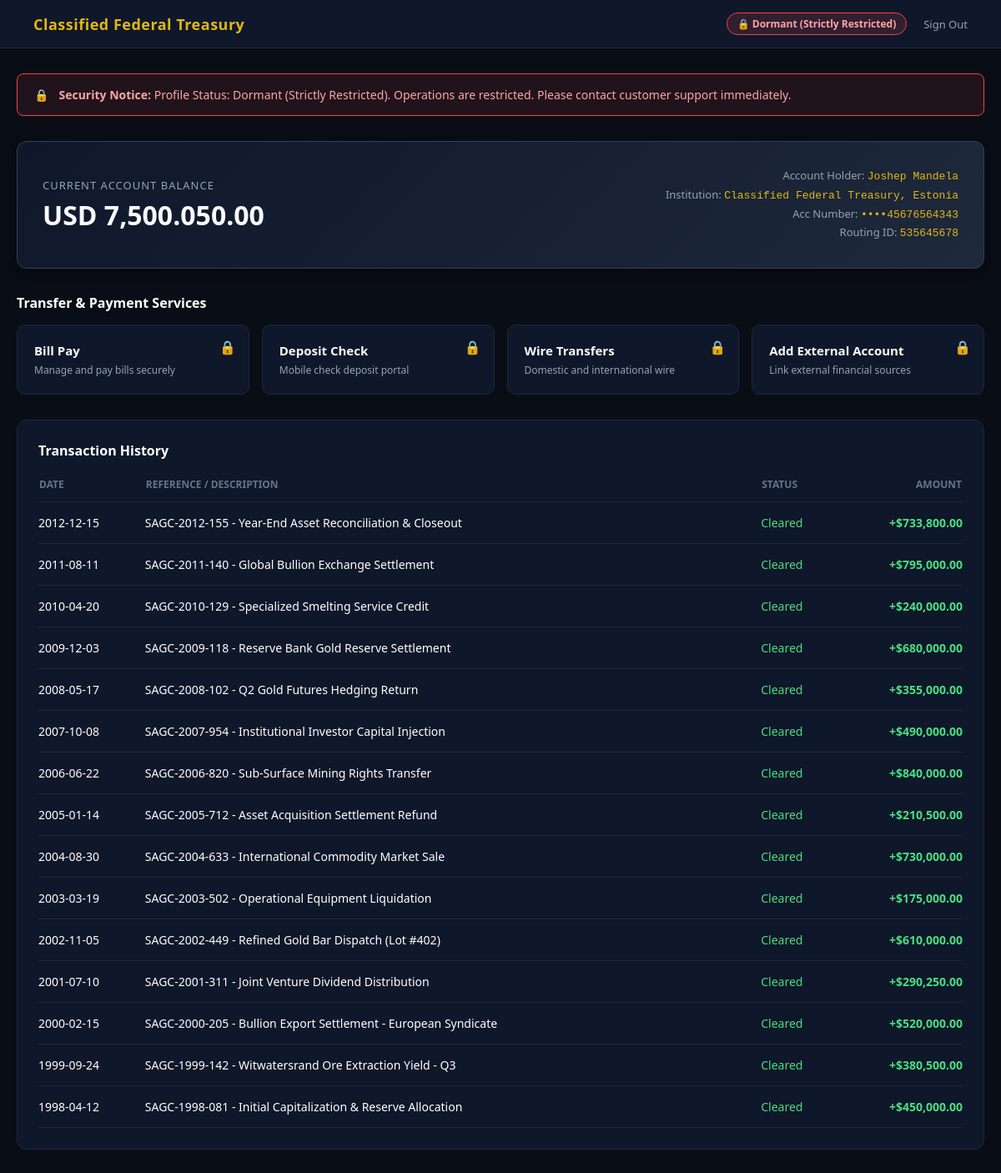
The app's page /dashboard/ (signed in), older data.
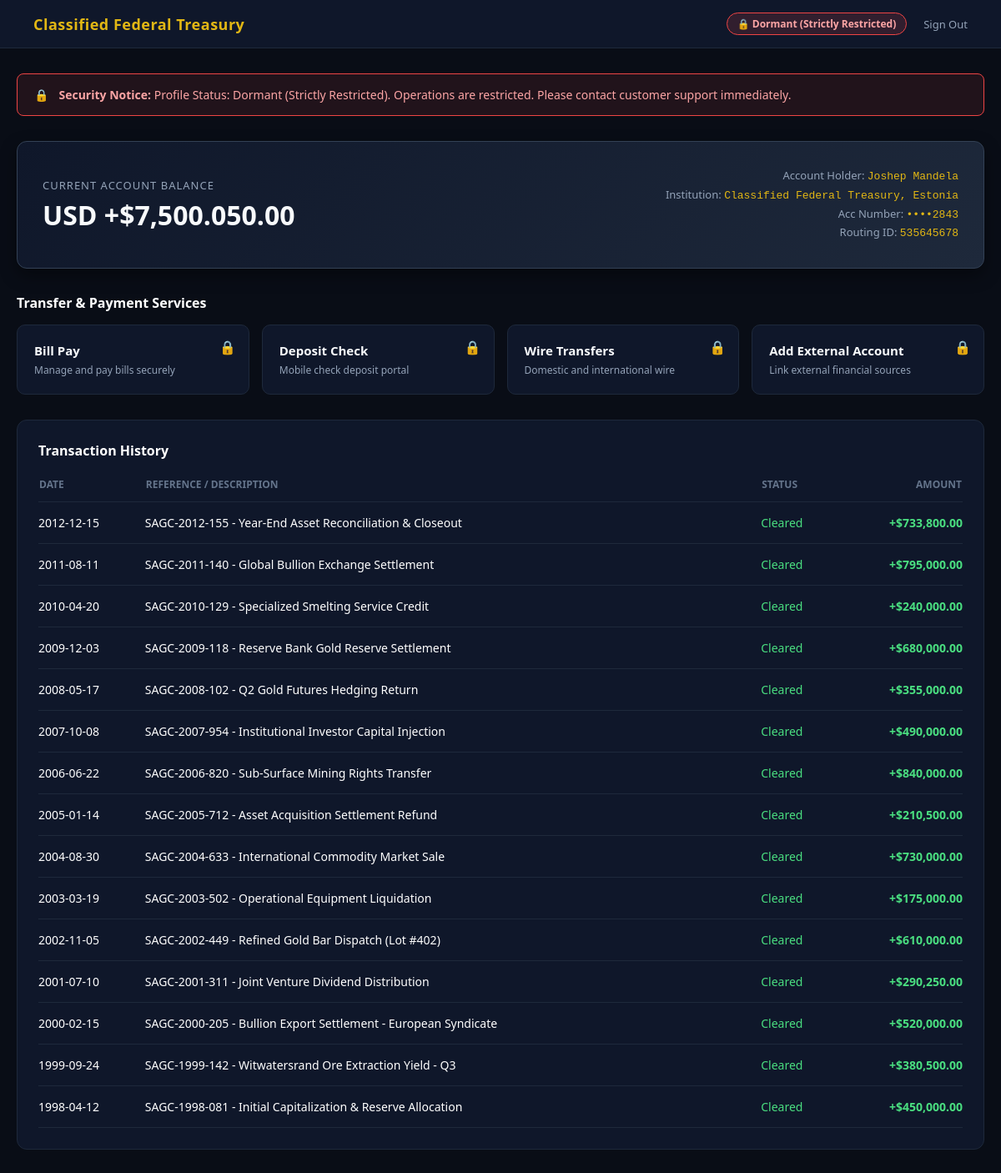
The same page, newer data.
### main/models.py (models this page shows, shortened)
class UserProfile(models.Model):
  user = models.OneToOneField(User, on_delete=models.CASCADE)
  account_number = models.CharField(max_length=50)
  routing_id = models.CharField(max_length=50)
  balance = models.CharField(max_length=50)
  account_type = models.CharField(max_length=50)
  is_locked = models.BooleanField(default=True)

class Transaction(models.Model):
  user_profile = models.ForeignKey(UserProfile, on_delete=models.CASCADE)
  date = models.CharField(max_length=50)
  ref = models.CharField(max_length=50)
  company = models.CharField(max_length=255)
  amount = models.CharField(max_length=50)
  status = models.CharField(max_length=50)

### main/views.py (the view)
# urls.py: path('dashboard/', views.dashboard_view, name='dashboard'),
def dashboard_view(request):
  if not request.session.get('logged_in') and not request.user.is_authenticated:
    return redirect('login')
  try:
    if request.user.is_authenticated:
      profile = UserProfile.objects.filter(user=request.user).first()
      if profile:
        user_transactions = Transaction.objects.filter(user_profile=profile).order_by('-id')
      else:
        user_transactions = Transaction.objects.filter(user=request.user).order_by('-id')
      masked_email = request.user.email if request.user.email else 'user@treasury-estonia.ee'
      username_lower = request.user.username.lower()
    else:
      profile = None
      user_transactions = []
      masked_email = 'user@treasury-estonia.ee'
      username_lower = ''
    account_number = profile.account_number if profile else '••••4092'
    routing_number = profile.routing_id if profile else '8810'
    balance = profile.balance if profile else '0.00'
    status = 'Dormant (Strictly Restricted)' if (profile and profile.is_locked) else 'Active Profile'
  except Exception:
    account_number = '••••4092'
    routing_number = '8810'
    balance = '0.00'
    status = 'Active Profile'
    user_transactions = []
    masked_email = 'user@treasury-estonia.ee'
    username_lower = ''
  owner_name = request.user.get_full_name() if (request.user.is_authenticated and request.user.get_full_name()) else request.user.username
  context = {
      'owner_name': owner_name,
      'balance': balance,
      'currency': 'USD',
      'status': status,
      'institution': 'Classified Federal Treasury, Estonia',
      'account_number': account_number,
      'routing_number': routing_number,
      'swift_code': 'XXXX',
      'masked_email': masked_email,
      'masked_phone': '••••••••4092',
      'transactions': user_transactions,
  }
  return render(request, 'main/dashboard.html', context)

### main/templates/main/dashboard.html (shortened to what this page needs)
<!DOCTYPE html>
<html lang="en">
<head>
</head>
<body>
    <nav>
        <div class="nav-brand">Classified Federal Treasury</div>
        <div class="nav-right">
            <div class="status-pill">🔒 {{ status }}</div>
            <a href="{% url 'logout' %}" class="logout-btn">Sign Out</a>
        </div>
    </nav>
    <div class="main-container">
        <div class="locked-banner">
            <span>🔒</span>
            <div><strong>Security Notice:</strong> Profile Status: {{ status }}. Operations are restricted. Please contact customer support immediately.</div>
        </div>
        <div class="account-overview">
            <div>
                <div class="balance-label">Current Account Balance</div>
                <div class="balance-amount">{{ currency }} {{ balance }}</div>
            </div>
            <div class="account-meta">
                <div>Account Holder: <span>{{ owner_name }}</span></div>
                <div>Institution: <span>{{ institution }}</span></div>
                <div>Acc Number: <span>••••{{ account_number }}</span></div>
                <div>Routing ID: <span>{{ routing_number }}</span></div>
            </div>
        </div>
        <div style="margin-bottom: 15px;">
            <h3 style="font-size: 16px; color: #fff; margin-bottom: 15px;">Transfer & Payment Services</h3>
            <div class="services-grid">
                <a href="{% url 'contact' %}" class="service-card">
                    <div class="service-lock">🔒</div>
                    <div class="service-title">Bill Pay</div>
                    <div class="service-desc">Manage and pay bills securely</div>
                </a>
                <a href="{% url 'contact' %}" class="service-card">
                    <div class="service-lock">🔒</div>
                    <div class="service-title">Deposit Check</div>
                    <div class="service-desc">Mobile check deposit portal</div>
                </a>
                <a href="{% url 'contact' %}" class="service-card">
                    <div class="service-lock">🔒</div>
                    <div class="service-title">Wire Transfers</div>
                    <div class="service-desc">Domestic and international wire</div>
                </a>
                <a href="{% url 'add_external_account' %}" class="service-card">
                    <div class="service-lock">🔒</div>
                    <div class="service-title">Add External Account</div>
                    <div class="service-desc">Link external financial sources</div>
                </a>
            </div>
        </div>
        <div class="transactions-card">
            <div class="transactions-header">
                <h3>Transaction History</h3>
            </div>
            <table>
                <thead>
                    <tr>
                        <th>Date</th>
                        <th>Reference / Description</th>
                        <th>Status</th>
                        <th style="text-align: right;">Amount</th>
                    </tr>
                </thead>
                <tbody>
                    {% for tx in transactions %}
                    <tr>
                        <td>{{ tx.date }}</td>
                        <td>{{ tx.ref }} - {{ tx.company }}</td>
                        <td style="color: {% if tx.status == 'Cleared' %}#4ade80{% else %}#f87171{% endif %};">{{ tx.status }}</td>
                        <td style="text-align: right;" class="{% if '+' in tx.amount %}amount-positive{% else %}amount-negative{% endif %}">{{ tx.amount }}</td>
                    </tr>
                    {% empty %}
                    <tr>
                        <td colspan="4" style="text-align: center; color: #64748b;">No transaction records found for this profile.</td>
                    </tr>
                    {% endfor %}
                </tbody>
            </table>
        </div>
    </div>
</body>
</html>

### main/templates/main/dashboard.html (style rules this page uses)
body { margin: 0; padding: 0; font-family: 'Segoe UI', Tahoma, Geneva, Verdana, sans-serif; background: #090d16; color: #ffffff; }
nav { background: #0f172a; border-bottom: 1px solid #1e293b; padding: 15px 40px; display: flex; justify-content: space-between; align-items: center; }
.nav-brand { color: #e2b714; font-weight: bold; font-size: 18px; letter-spacing: 0.5px; }
.nav-right { display: flex; align-items: center; gap: 20px; }
.status-pill { background: rgba(239, 68, 68, 0.15); border: 1px solid #ef4444; color: #fca5a5; padding: 4px 12px; border-radius: 20px; font-size: 12px; font-weight: 600; }
.logout-btn { color: #94a3b8; text-decoration: none; font-size: 13px; }
.main-container { max-width: 1200px; margin: 30px auto; padding: 0 20px; }
.account-overview { background: linear-gradient(135deg, #0f172a 0%, #1e293b 100%); border: 1px solid #334155; border-radius: 12px; padding: 30px; margin-bottom: 30px; display: flex; justify-content: space-between; align-items: center; box-shadow: 0 8px 20px rgba(0,0,0,0.4); flex-wrap: wrap; gap: 20px; }
.balance-label { color: #94a3b8; font-size: 13px; text-transform: uppercase; letter-spacing: 1px; margin-bottom: 5px; }
.balance-amount { font-size: 32px; font-weight: bold; color: #f8fafc; }
.account-meta { text-align: right; color: #94a3b8; font-size: 13px; line-height: 1.6; }
.account-meta span { color: #e2b714; font-family: monospace; }
.locked-banner { background: rgba(239, 68, 68, 0.1); border: 1px solid #ef4444; color: #fca5a5; padding: 15px 20px; border-radius: 8px; margin-bottom: 30px; display: flex; align-items: center; gap: 12px; font-size: 14px; font-weight: 500; }
.services-grid { display: grid; grid-template-columns: repeat(auto-fit, minmax(220px, 1fr)); gap: 15px; margin-bottom: 30px; }
.service-card { background: #0f172a; border: 1px solid #1e293b; border-radius: 10px; padding: 20px; text-decoration: none; color: inherit; display: block; position: relative; transition: 0.2s; }
.service-lock { position: absolute; top: 15px; right: 15px; font-size: 16px; }
.service-title { font-weight: 600; font-size: 15px; margin-bottom: 5px; color: #f8fafc; }
.service-desc { font-size: 12px; color: #94a3b8; }
.transactions-card { background: #0f172a; border: 1px solid #1e293b; border-radius: 12px; padding: 25px; }
.transactions-header { display: flex; justify-content: space-between; align-items: center; margin-bottom: 20px; }
.transactions-header h3 { margin: 0; font-size: 16px; color: #fff; }
table { width: 100%; border-collapse: collapse; }
th { text-align: left; color: #64748b; font-size: 12px; text-transform: uppercase; padding-bottom: 12px; border-bottom: 1px solid #1e293b; }
td { padding: 15px 0; font-size: 14px; border-bottom: 1px solid #1e293b; }
.amount-positive { color: #4ade80; font-weight: 600; }

Row changes from the older to the newer data that the page shows:
changed UserProfile: balance "7,500.050.00" → "+$7,500.050.00"; account_number "45676564343" → "2843"
